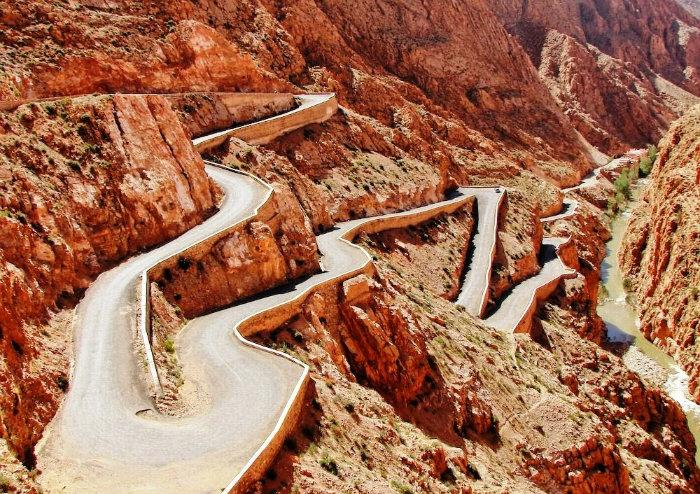
#> input picture images/tisdrin.jpg, 700 x 494 px, found by its file name
$ python histogram.py
#> lines starting #> are read from the running program, lines starting #| are printed output that depends on the picture
import cv2
import numpy as np
import matplotlib.pyplot as plt

def show_image_and_histogram(image_path, mode='color'):
    """
    Affiche une image et son histogramme (niveaux de gris ou couleurs).

    Paramètres :
    ------------
    image_path : str
        Chemin de l'image
    mode : str
        'gray' pour niveaux de gris, 'color' pour histogramme couleur
    """
#> called with image_path = 'images/tisdrin.jpg', mode = 'gray'
    if mode == 'gray':
        image = cv2.imread(image_path, cv2.IMREAD_GRAYSCALE)
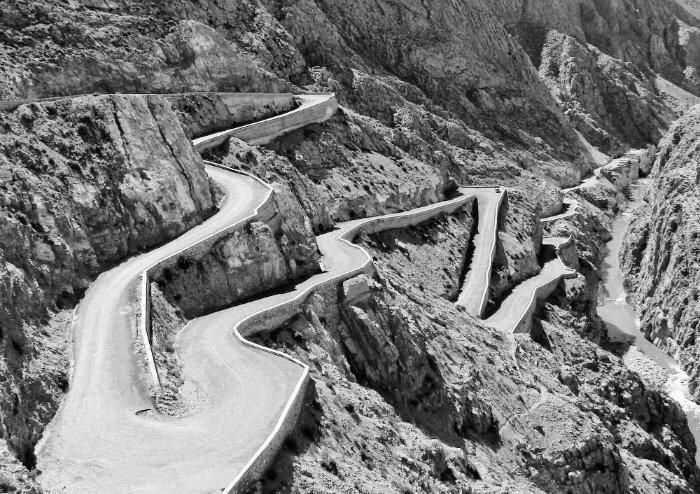
#> image: shape (494, 700); min 0, max 255, mean 121.5
        if image is None:
            print("Erreur de chargement de l'image.")
            return

        # Calcul histogramme
        hist = cv2.calcHist([image], [0], None, [256], [0, 256])
#> hist = 256 values, max 2142 at index 218, min 77 at index 254, mean 1350.8

        # Affichage
        plt.figure(figsize=(12, 5))
        plt.subplot(1, 2, 1)
        plt.imshow(image, cmap='gray')
        plt.title('Image en niveaux de gris')
        plt.axis('off')

        plt.subplot(1, 2, 2)
        plt.plot(hist, color='black')
        plt.title('Histogramme des niveaux de gris')
        plt.xlabel('Niveau de gris')
        plt.ylabel('Nombre de pixels')
        plt.grid()
        plt.tight_layout()
        plt.show()
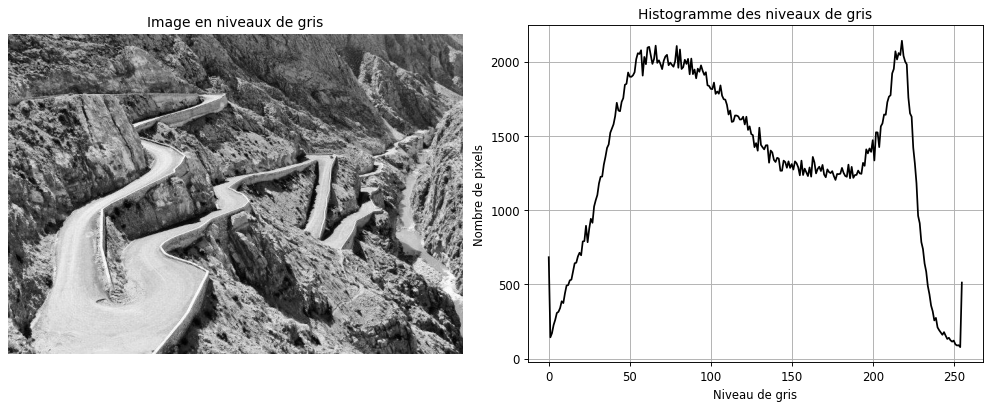
#> figure drawn by matplotlib, 2 panels; panel 2: curve peaks at x = 218, y = 2142

    elif mode == 'color':
        image_bgr = cv2.imread(image_path)
        if image_bgr is None:
            print("Erreur de chargement de l'image.")
            return
        image_rgb = cv2.cvtColor(image_bgr, cv2.COLOR_BGR2RGB)

        colors = ('b', 'g', 'r')
        plt.figure(figsize=(12, 5))

        # Affichage image
        plt.subplot(1, 2, 1)
        plt.imshow(image_rgb)
        plt.title('Image couleur')
        plt.axis('off')

        # Affichage histogrammes B, G, R
        plt.subplot(1, 2, 2)
        for i, color in enumerate(colors):
            hist = cv2.calcHist([image_bgr], [i], None, [256], [0, 256])
            plt.plot(hist, color=color)
        plt.title('Histogrammes des canaux de couleur')
        plt.xlabel('Intensité (0–255)')
        plt.ylabel('Nombre de pixels')
        plt.grid()
        plt.tight_layout()
        plt.show()

    else:
        print("Mode non supporté. Utilisez 'gray' ou 'color'.")

# Exemple d'utilisation :
# En niveaux de gris
show_image_and_histogram('images/tisdrin.jpg', mode='gray')

# En couleur
show_image_and_histogram('images/tisdrin.jpg', mode='color')
#> call 2 of show_image_and_histogram, with image_path = 'images/tisdrin.jpg', mode = 'color'
#> in show_image_and_histogram, image_bgr is the input picture: shape (494, 700, 3); mean B, G, R 82.6, 108.4, 162.2
#> in show_image_and_histogram (call 2), `plt.show()`:
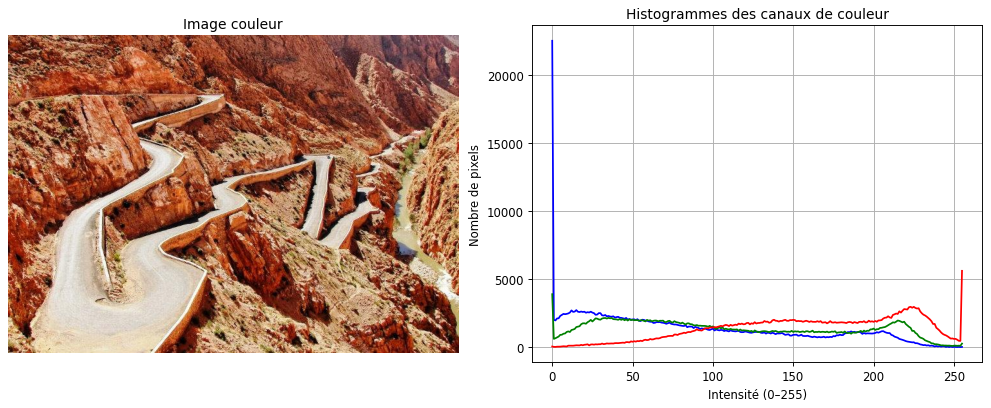
#> figure drawn by matplotlib, 2 panels; panel 2: curve peaks at x = 0, y = 22557; panel 2: curve peaks at x = 0, y = 3899; panel 2: curve peaks at x = 255, y = 5620

$ run again, with images/elephant_types.png_color.jpg copied over images/tisdrin.jpg
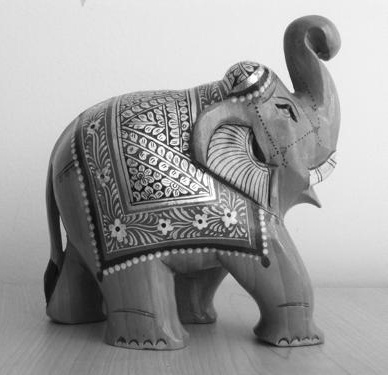
#> input picture images/elephant_types.png_color.jpg, 389 x 375 px, found by its file name
#> in show_image_and_histogram, image is the input picture: shape (375, 389); min 0, max 255, mean 156.4
#> hist = 256 values, max 2558 at index 239, min 0 at index 1, mean 569.8
#> in show_image_and_histogram, `plt.show()`:
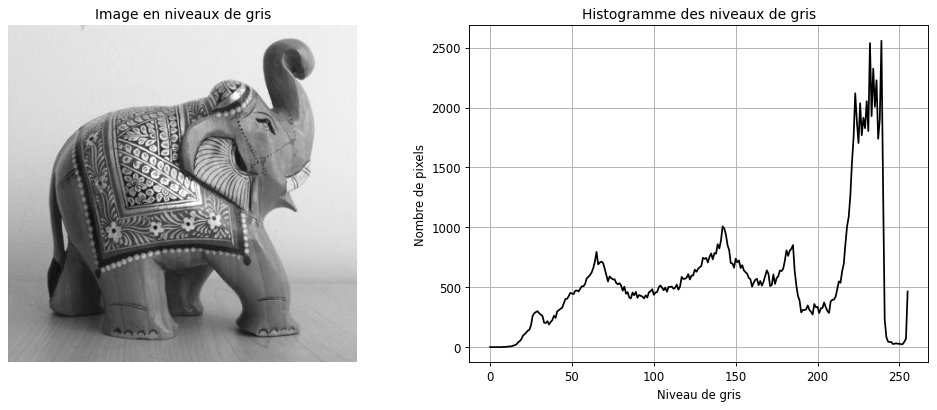
#> figure drawn by matplotlib, 2 panels; panel 2: curve peaks at x = 239, y = 2558
#> in show_image_and_histogram (call 2), `plt.show()`:
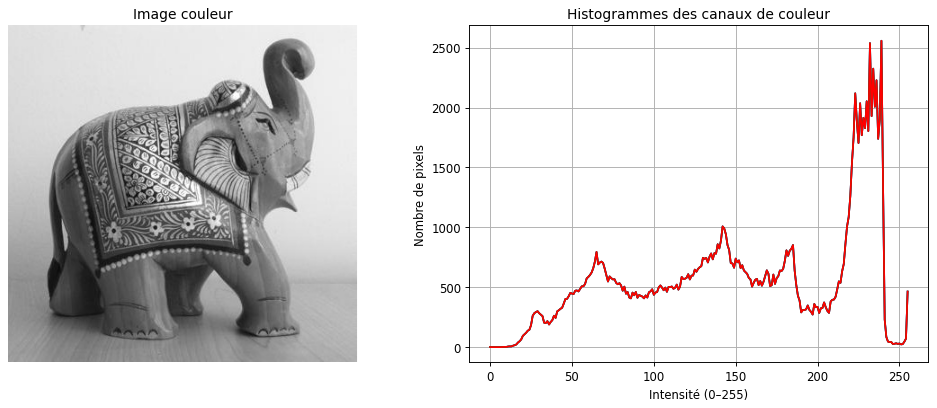
#> figure drawn by matplotlib, 2 panels; panel 2: curve peaks at x = 239, y = 2558; panel 2: curve peaks at x = 239, y = 2558; panel 2: curve peaks at x = 239, y = 2558

$ run again, with images/elephant_types.png_quantized.jpg copied over images/tisdrin.jpg
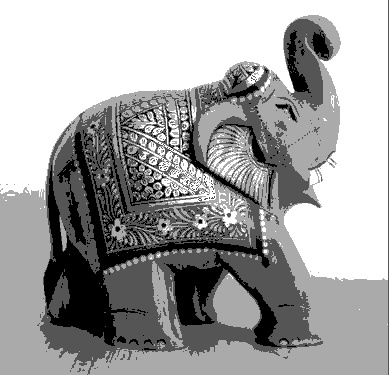
#> input picture images/elephant_types.png_quantized.jpg, 389 x 375 px, found by its file name
#> in show_image_and_histogram, image is the input picture: shape (375, 389); min 0, max 255, mean 163.2
#> hist = 256 values, max 50631 at index 255, min 0 at index 8, mean 569.8
#> in show_image_and_histogram, `plt.show()`:
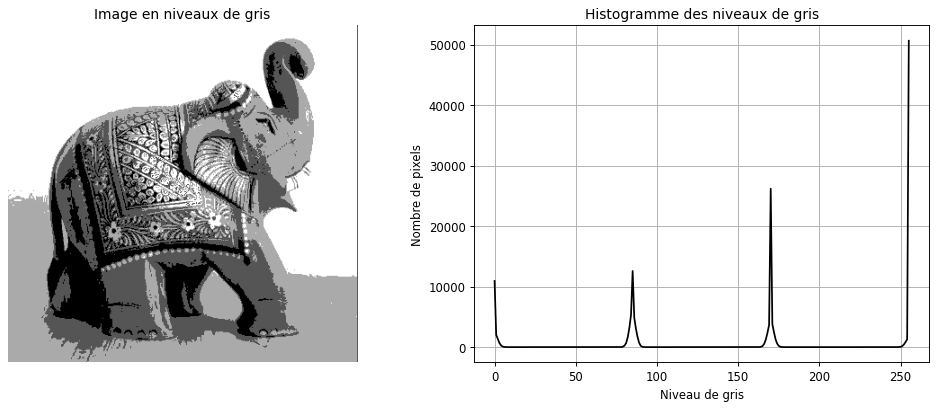
#> figure drawn by matplotlib, 2 panels; panel 2: curve peaks at x = 255, y = 50631
#> in show_image_and_histogram (call 2), `plt.show()`:
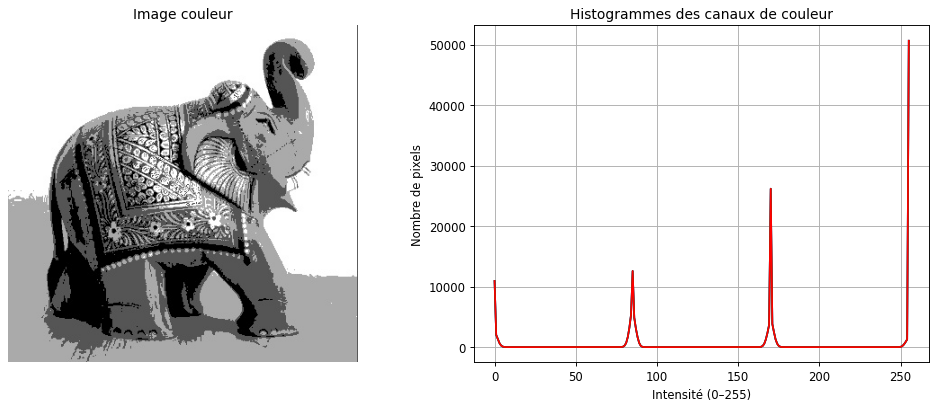
#> figure drawn by matplotlib, 2 panels; panel 2: curve peaks at x = 255, y = 50631; panel 2: curve peaks at x = 255, y = 50631; panel 2: curve peaks at x = 255, y = 50631
